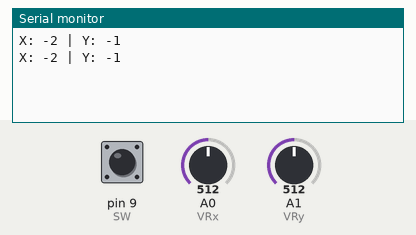
Recording of a sketch running on a simulated Arduino Uno, built with avr-gcc and run on an emulated ATmega328P. Shown: the last lines printed to the serial monitor. The test bench sets the inputs (shaded band); at power-on: A0 (VRx) = 512, A1 (VRy) = 512, pin 9 (SW) HIGH.

Above: at 1.8 s.
1.9 s: A0 (VRx) set to 716
At 2.8 s:
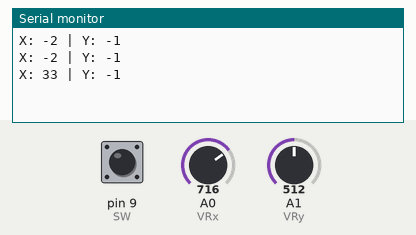
3.4 s: A1 (VRy) set to 716
At 4.6 s:
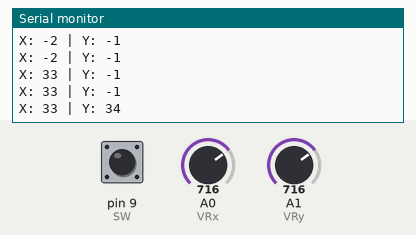
4.9 s: A0 (VRx) set to 900
At 5.4 s:
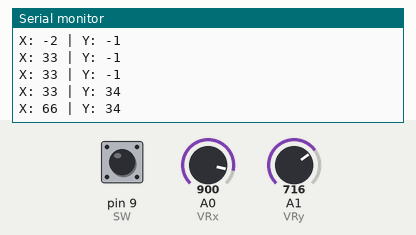
6.4 s: A1 (VRy) set to 900
At 7.8 s:
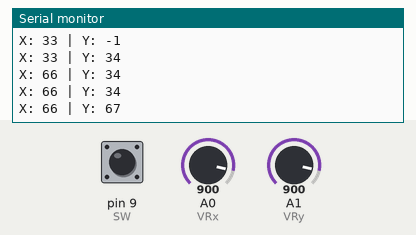
Timing chart, 0 to 8.9 s (numbered marks = the images above; inputs shaded):
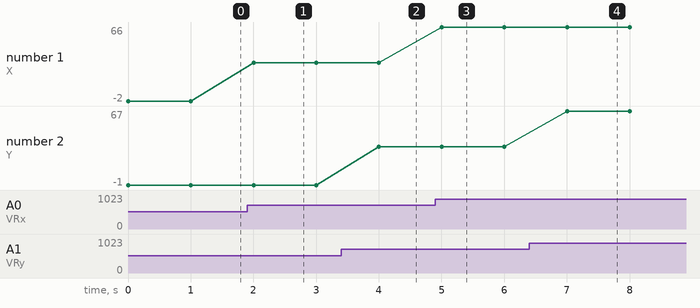

Measured:
- after the input at 1.9 s, the serial monitor: prints a new line after 0.10 s (image 1)
- after the input at 3.4 s, the serial monitor: prints a new line after 0.60 s (image 2)
- after the input at 4.9 s, the serial monitor: prints a new line after 0.10 s (image 3)
- after the input at 6.4 s, the serial monitor: prints a new line after 0.60 s (image 4)
- plotted number 1: -2 → 33 after the input at 1.9 s, 33 → 66 after the input at 4.9 s
- plotted number 2: -1 → 34 after the input at 3.4 s, 34 → 67 after the input at 6.4 s

The sketch:

joystick_test.ino
```cpp
int VRx = A0;
int VRy = A1;
int SW = 9;

int xPosition = 0;
int yPosition = 0;
int SW_state = 0;
int mapX = 0;
int mapY = 0;

void setup() {
  Serial.begin(9600);

  pinMode(VRx, INPUT);
  pinMode(VRy, INPUT);
  pinMode(SW, INPUT_PULLUP);

}

void loop() {
  xPosition = analogRead(VRx);
  yPosition = analogRead(VRy);
  SW_state = digitalRead(SW);
  mapX = map(xPosition, 0, 1023, 13,193 );
  mapY = map(yPosition, 0, 1023, 13, 193);

  Serial.print("X: ");
  Serial.print(mapX-105);
  Serial.print(" | Y: ");
  Serial.println(mapY-104);


  delay(1000);

}
```
